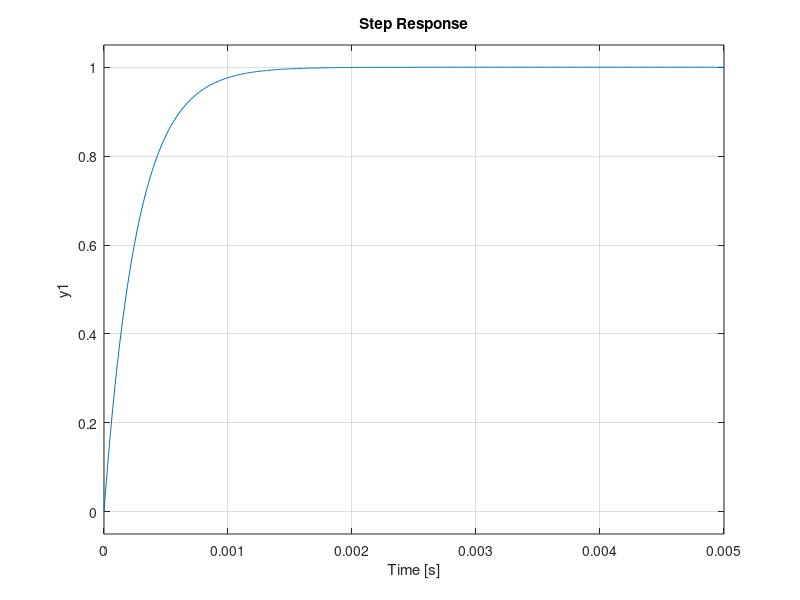
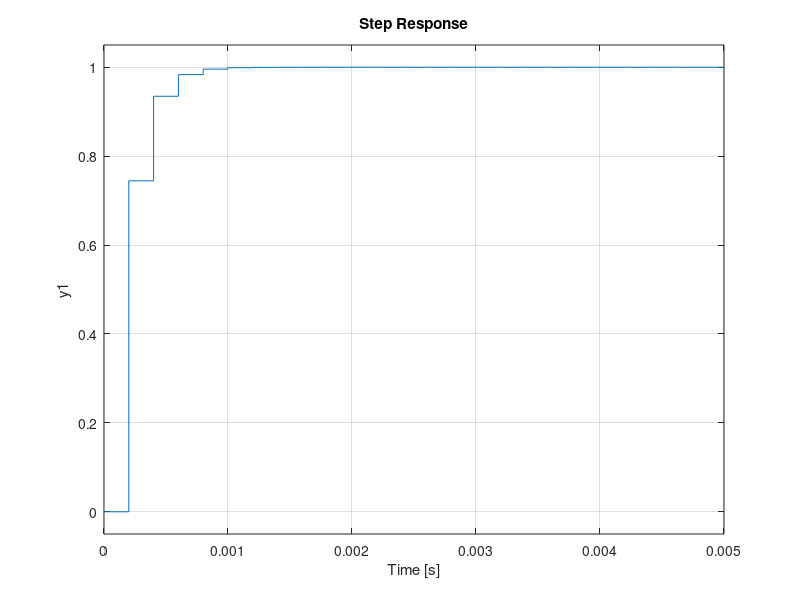

MATLAB code to generate these figures, in order:
%% Current control of a DC motor
% This example demonstrates the use of a Proportional-Integral (PI) controller
clc; clear; close all;

%pkg load control

% System Parameters
R = 0.8;        % Resistance (Ohms)
L = 0.011;      % Inductance (H)
k = 1.91;       % Motor constant (Nm/A)
J = 0.02;       % Inertia (kg*m^2)
a = 1e-2;       % Damping coefficient
Te = L / R;     % Electrical time constant
Tem = J * R / k^2; % Mechanical time constant
G = 20;         % DC Gain
Ts = 0.2e-3;    % Sampling time (s) for discrete-time model

%% PI Controller Setup

tr = 0.001; % step response rise time
Ti = Te; % The integral time is chosen equal to the electrical time constant (a common approach called “pole-zero cancellation” or “pole compensation”).
Kp = 3*R*Ti/G/tr; % kp = 3*R*Ti/G/tr
Ki = Kp/Ti; % ki = kp/Ti

%% Discrete-time model of the plant and PI controller
% c2d(sys, Ts, 'method') converts the continuous-time system sys to a discrete-time system using the method 'method'.
% 'method' can be 'zoh' (zero-order hold), 'foh' (first-order hold), or 'tustin' (bilinear transformation).
s = tf('s');
MCC = G/R/(L*s + R); % TF of the plant
MCC_z = c2d(MCC, Ts, 'zoh'); % Discrete-time model of the plant

PI = Kp + Ki/s; % PI controller
PI_z = c2d(PI, Ts, 'zoh'); % Discrete-time model of the PI controller

% Open-loop transfer function
FTBO = series(MCC, PI); % Open-loop transfer function
FTBO_z = series(MCC_z, PI_z); % Discrete-time model of the open-loop transfer function

% Closed-loop transfer function
FTBF = feedback(FTBO, 1); % Continuous-time model
FTBF_z = feedback(FTBO_z, 1); % Discrete-time model

%% Step responses (Continuous-time vs Discrete-time)

% Step response - continous state
figure;
t = 0:1e-5:0.005; % time vector
step(FTBF, t); % step response
[y x] = step(FTBF, t); % step response
sprintf('Overshoot: %.2f%%',  (max(y) - 1) * 100) % overshoot
grid on;

% Step response - discrete state
figure;
t = [0:Ts:0.005]; % time vector
step(FTBF_z, t); % step response
[y x] = step(FTBF_z, t); % step response
sprintf('Overshoot: %.2f%%',  (max(y) - 1) * 100) % overshoot
grid on;